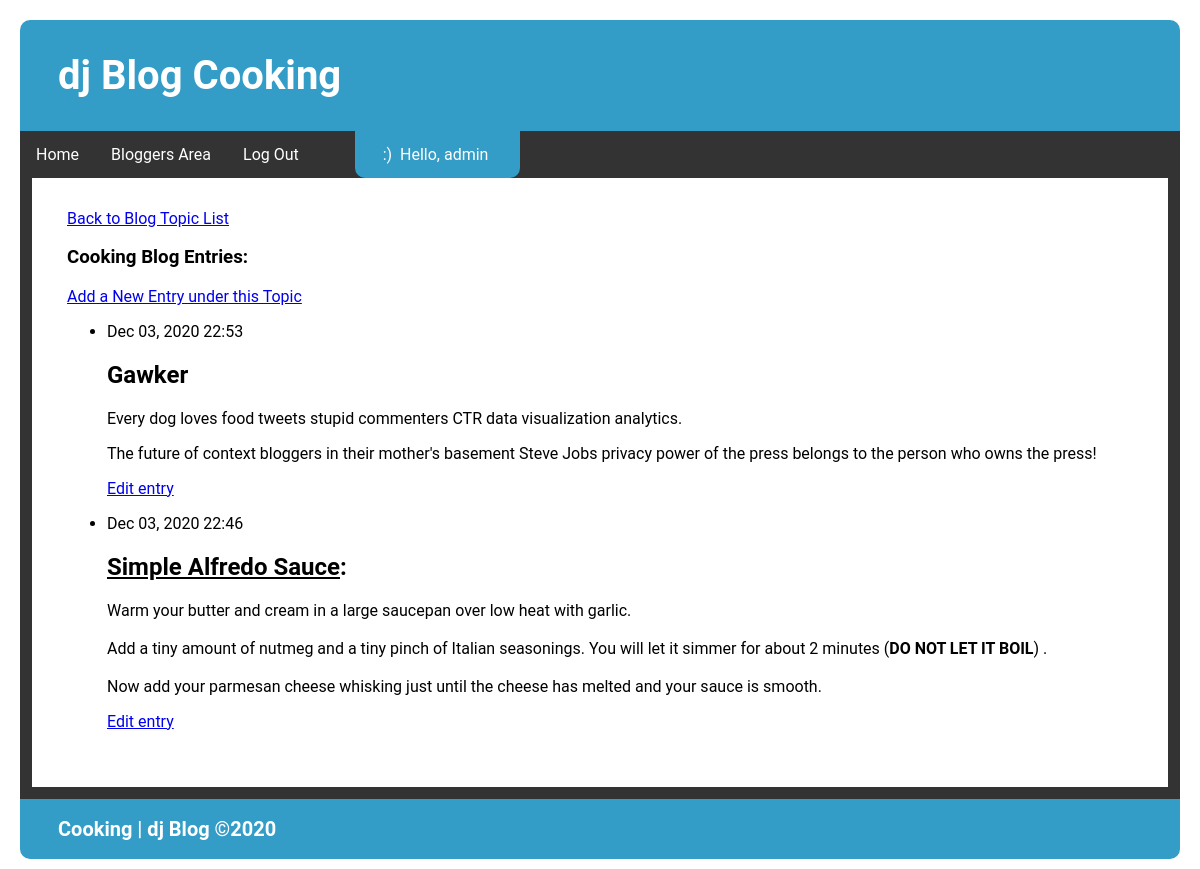
/topic/2/ (signed in), run on the app's committed database.
### blog_app/models.py (models this page shows, shortened)
class Topic(models.Model):
    text = models.CharField(max_length=255)
    date_added = models.DateTimeField(auto_now_add=True)
    owner = models.ForeignKey(User, on_delete=models.CASCADE)
    def __str__(self):
        return self.text

class Entry(models.Model):
    topic = models.ForeignKey(Topic, on_delete=models.CASCADE)
    text = RichTextField(blank=True, null=True)
    date_added = models.DateTimeField(auto_now_add=True)
    class Meta:
        verbose_name_plural = 'entries'  # correct display so it doesn't show up as 'entrys'

### blog_app/views.py (the view)
# urls.py: path('topic/<int:topic_id>/', views.topic, name='topic'),
@login_required
def topic(request, topic_id):
    topic = Topic.objects.get(id=topic_id)
    entries = topic.entry_set.order_by('-date_added')
    content = {"topic": topic, "entries": entries}
    return render(request, 'blog_app/blog_topic.html', content)

### blog_app/templates/blog_app/blog_topic.html
{% extends 'blog_app/base.html' %}
{%load static %}
{% block content %}
<p><a href="{% url 'blog_app:index' %}">Back to Blog Topic List</a></p>
<h3>{{ topic }} Blog Entries:</h3>
<p><a href="{% url 'blog_app:new_entry' topic.id %}">Add a New Entry under this Topic</a></p>
<ul>
    {% for entry in entries %}
        <li>
            <p>{{ entry.date_added|date:'M d, Y H:i' }}</p>
            <p>{{ entry.text|safe|linebreaks }}</p>
            <p><a href="{% url 'blog_app:edit_entry' entry.id %}">Edit entry</a></p>
        </li>
    {% empty %}
        <li>There are no Blog Entries for this topic yet.</li>
    {% endfor %}
</ul>
{% endblock content %}

### blog_app/templates/blog_app/base.html (shortened to what this page needs)
<!DOCTYPE html>
<html lang="en">
<head>
    {% load static %}
    <link rel="stylesheet" href="{% static 'style.css' %}">
</head>
<body>
    <div class="header">
        <h1>dj Blog {{ page_title|title }} {{ topic|title }}</h1>
    </div>
    <div class="navbar">
        {% with request.resolver_match.url_name as url_name %}
            <a href="{% url 'blog_app:index' %}">Home</a>
            <a href="{% url 'blog_app:topics' %}">Bloggers Area</a>
            {% if user.is_authenticated %}
                <a href="{% url 'users:logout' %}">Log Out</a>
                <a href="" class="dead_nav_space">&nbsp;&nbsp;</a>
                <a href="" class="user_auth_display">&nbsp;&nbsp;&nbsp;:)&nbsp; Hello, {{ user.username }} &nbsp;&nbsp;&nbsp;</a>
            {% else %}
                <a href="{% url 'users:register' %}">Register</a>
                <a href="{% url 'users:login' %}">Log In</a>
            {% endif %}
        {% endwith %}
    </div>
    <div class="outerContainer">
        <div class="innerContainer">
    {% block content %}
    {% endblock content %}
        </div>
    </div>
    <div class="footer">
        <h1>{{ page_title|title }} {{ topic|title }}&nbsp;|&nbsp;dj Blog &#169;2020&nbsp;&nbsp;</h1>
    </div>
</body>
</html>

### blog_app/static/style.css (style rules this page uses)
body { margin: 20px 20px 10px; font-family: "Roboto", "Lucida Grande", Verdana, Arial, sans-serif; }
.header { padding: 5px 38px 5px; text-align: left; background: #349dc7; color: white; font-size: 20px; border-radius: 10px 10px 0px 0px; }
.navbar { overflow: hidden; background-color: #333; }
.navbar a { float: left; font-size: 16px; color: white; text-align: center; padding: 14px 16px; text-decoration: none; }
.user_auth_display { float: right; background-color: #349dc7; pointer-events: none; cursor: default; border-radius: 0px 0px 10px 10px; }
.dead_nav_space { pointer-events: none; cursor: default; }
.outerContainer { display: block; border-left: 12px solid #333; border-right: 12px solid #333; border-bottom: 12px solid #333; height: 100%; top: 0; }
.innerContainer { padding: 15px 0px 15px 35px; min-height: 500px; margin-right: 65px; margin-bottom: 25px; }
.footer { padding: 5px 38px 5px; text-align: left; background: #349dc7; color: white; font-size: 10px; border-radius: 0px 0px 10px 10px; }

### data on the page
Topic: text "Cooking"
Entry: date_added "Dec 03, 2020 22:53", text "Gawker Every dog loves food tweets stupid commenters CTR data visualization analytics. The future of context bloggers in their mother's basement Steve Jobs privacy power of the press belongs to the person who owns the press!"
Entry: date_added "Dec 03, 2020 22:46", text "Simple Alfredo Sauce : Warm your butter and cream in a large saucepan over low heat with garlic. Add a tiny amount of nutmeg and a tiny pinch of Italian seasonings. You will let it simmer for about 2 minutes ( DO NOT LET IT BOIL ) . Now add your parmesan cheese whisking just until the cheese has melted and your sauce is smooth."

### other printed values
{{ user.username }} "admin"
